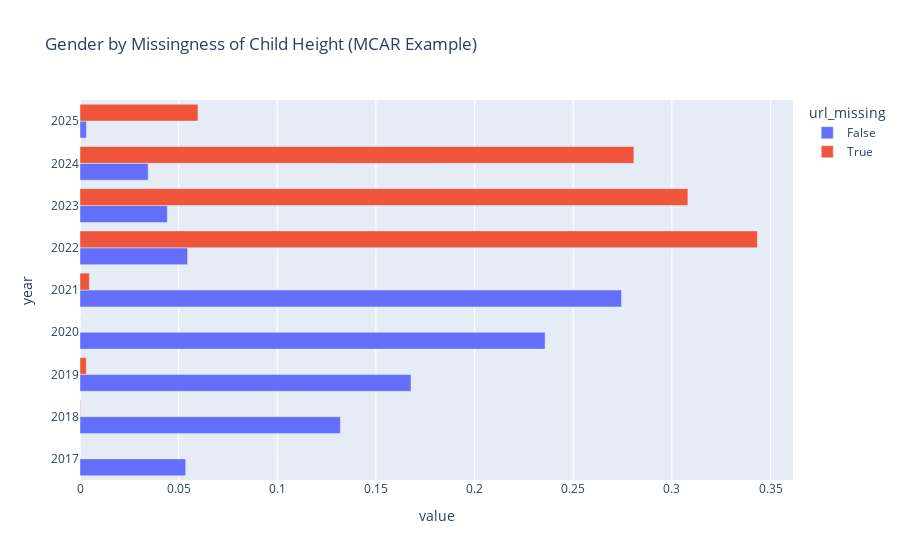

This figure's notebook cell:
### Code cell
url_pivot.plot(kind='barh', title='Gender by Missingness of Child Height (MCAR Example)', barmode='group')

### Figure 1 — Plotly figure (JSON) as saved in the notebook; plotly's stock layout.template omitted (floating-point values rounded to 4 significant figures)
{"data": [{"alignmentgroup": "True", "hovertemplate": "url_missing=False<br>value=%{x}<br>year=%{y}<extra></extra>", "legendgroup": "False", "marker": {"color": "#636efa", "pattern": {"shape": ""}}, "name": "False", "offsetgroup": "False", "orientation": "h", "showlegend": true, "textposition": "auto", "type": "bar", "x": [0.05354, 0.1319, 0.1677, 0.2357, 0.2745, 0.05452, 0.04426, 0.03455, 0.003271], "xaxis": "x", "y": [2017, 2018, 2019, 2020, 2021, 2022, 2023, 2024, 2025], "yaxis": "y"}, {"alignmentgroup": "True", "hovertemplate": "url_missing=True<br>value=%{x}<br>year=%{y}<extra></extra>", "legendgroup": "True", "marker": {"color": "#EF553B", "pattern": {"shape": ""}}, "name": "True", "offsetgroup": "True", "orientation": "h", "showlegend": true, "textposition": "auto", "type": "bar", "x": [0.0, 0.0002001, 0.003168, 0.0, 0.004768, 0.3433, 0.3081, 0.2807, 0.05978], "xaxis": "x", "y": [2017, 2018, 2019, 2020, 2021, 2022, 2023, 2024, 2025], "yaxis": "y"}], "layout": {"barmode": "group", "legend": {"title": {"text": "url_missing"}, "tracegroupgap": 0}, "title": {"text": "Gender by Missingness of Child Height (MCAR Example)"}, "xaxis": {"anchor": "y", "domain": [0, 1], "title": {"text": "value"}}, "yaxis": {"anchor": "x", "domain": [0, 1], "title": {"text": "year"}}}}
